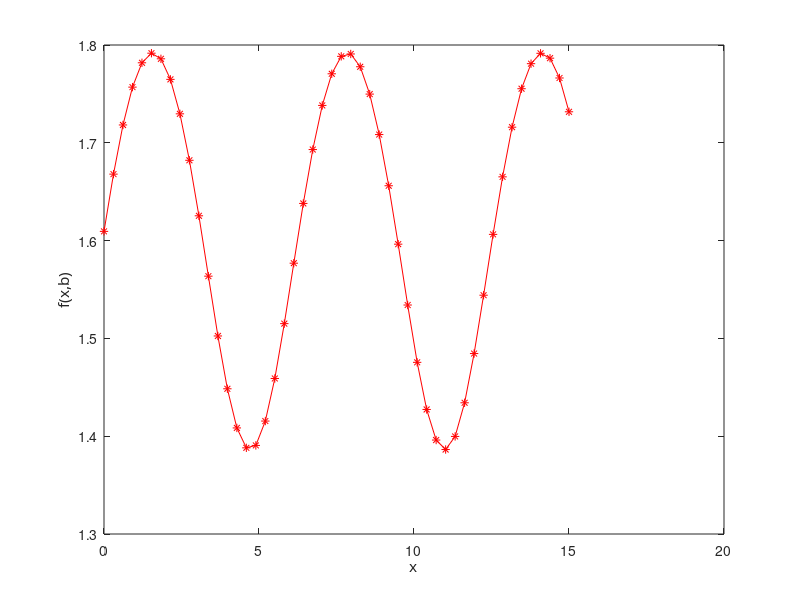

MATLAB code for this plot:
clear
clc
b = input("enter a value for b: ");
x = linspace(0,15,50);

fctn = @(x,b) log(b+sin(x));

plot(x,fctn(x,b),"r-*")
xlabel("x","FontName","Comic Sans")
ylabel("f(x,b)","FontName","Comic Sans")

%James-Edward Gray
%21015159